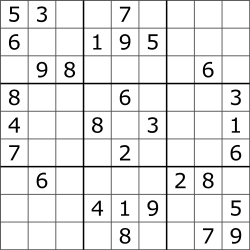
#> input picture MNIST Model/Sudoku_Puzzle_by_L2G-20050714_standardized_layout.svg.png, 250 x 250 px
$ python -i image_extraction.py   (imports and definitions only)
#> lines starting #> are read from the running program, lines starting #| are printed output that depends on the picture; after the words box and inside, x2 and y2 are one past the last pixel; in counts of white or black regions, pixels touching at a corner belong together
#> further down, picture is the input picture: shape (250, 250, 3); min 0, max 255, mean 231.5
import cv2
import numpy as np


def SplitImage(result_image):
    # Split the image into 9 rows
    rows = np.vsplit(result_image, 9)

    boxes = []

    for row in rows:
        # Ensure each row is divisible by 9
        row_height, _ = row.shape[:2]
        if row_height % 9 != 0:
            # Trim the row to make it divisible
            trimmed_height = (row_height // 9) * 9
            row = row[:trimmed_height, :]

        # Split each row into 9 columns
        cols = np.hsplit(row, 9)

        for col in cols:
            boxes.append(col)

    return boxes


def process_image(frame):
    #frame to grayscale
    gray = cv2.cvtColor(frame, cv2.COLOR_BGR2GRAY)

    # thresholding
    _, thresholded = cv2.threshold(gray, 128, 255, cv2.THRESH_BINARY)
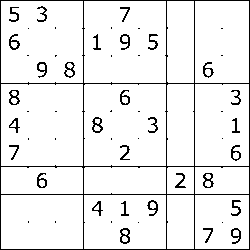
#> thresholded: shape (250, 250); 92.8% white; black in thin lines or dots

    # Just cleaning the image using dilate
    kernel = np.ones((5, 5), np.uint8)
    dilated = cv2.dilate(thresholded, kernel, iterations=2)
#> dilated: shape (250, 250); every value is 255

    # Find contours
    contours, _ = cv2.findContours(dilated, cv2.RETR_EXTERNAL, cv2.CHAIN_APPROX_SIMPLE)
#> contours = [[[0, 0], [0, 249], [249, 249], [249, 0]]]

    # I need the largest area so finding the max contours
    largest_contour = max(contours, key=cv2.contourArea)
#> largest_contour = [[0, 0], [0, 249], [249, 249], [249, 0]]
    epsilon = 0.02 * cv2.arcLength(largest_contour, True)
#> epsilon = 19.92
    corners = cv2.approxPolyDP(largest_contour, epsilon, True)
#> corners = [[0, 0], [0, 249], [249, 249], [249, 0]]

    #drawing contours in a blank image
    contour_image = np.zeros_like(frame)
    cv2.drawContours(contour_image, [corners], -1, (255, 255, 255), 2)
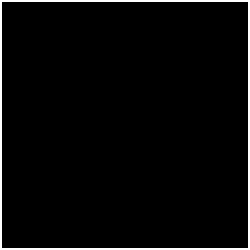
#> contour_image: shape (250, 250, 3); 3.2% white; 1 white region, box (x1, y1, x2, y2) and area: (0, 0, 250, 250) 1984


    #wrapping the sudoku into a new image
    pts1 = np.float32(corners)
#> pts1 = [[0, 0], [0, 249], [249, 249], [249, 0]]
    pts2 = np.float32([[0, 0], [0, 450], [450, 450], [450, 0]])
    matrix = cv2.getPerspectiveTransform(pts1, pts2)
#> matrix = [[1.81, 0, 0], [-2.28e-16, 1.81, 0], [-5.07e-19, 5.07e-19, 1]]
    result_image = cv2.warpPerspective(frame, matrix, (450, 450))
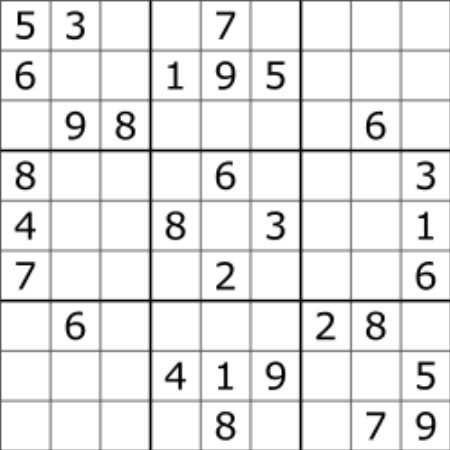
#> result_image: shape (450, 450, 3); min 0, max 255, mean 232.3

    # Display the processed images
    cv2.imshow('Original Image', frame)
    cv2.imshow('Processed Image', result_image)


    gray = cv2.cvtColor(result_image, cv2.COLOR_BGR2GRAY)
#> gray: shape (450, 450)

    blurred = cv2.GaussianBlur(gray, (5, 5), 0)
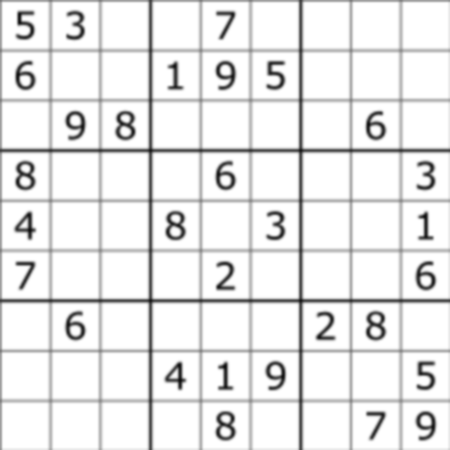
#> blurred: shape (450, 450); min 14, max 255, mean 232.5

    _, thresholded = cv2.threshold(blurred, 128, 255, cv2.THRESH_BINARY)
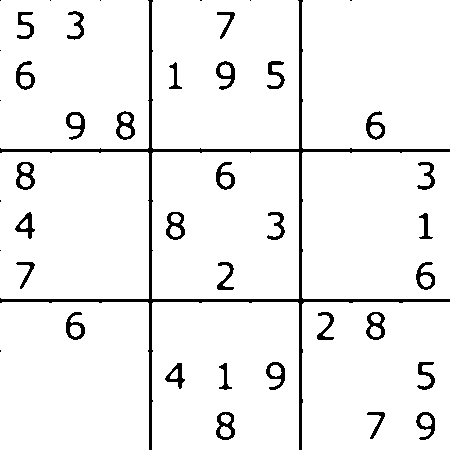
#> thresholded: shape (450, 450); 94.3% white; 42 black regions (11 under 20 px), largest, box (x1, y1, x2, y2) and area: (0, 0, 450, 450) 5459, (116, 111, 135, 140) 263, (16, 162, 35, 190) 263

    inverted = cv2.bitwise_not(thresholded)


    cv2.imshow('Processed Image after Additional Processing', inverted)


    boxes=SplitImage(result_image)
#> in SplitImage, `rows = np.vsplit(result_image, 9)`: rows = 9 items
#> the loop in SplitImage, `for row in rows:` made 9 passes
#> pass 1, in SplitImage, `row = row[:trimmed_height, :]`:
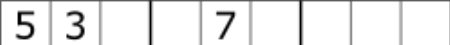
#> row: shape (45, 450, 3); min 0, max 255, mean 235.6
#> pass 3, in SplitImage, `row = row[:trimmed_height, :]`:
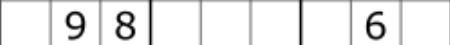
#> row: shape (45, 450, 3); min 0, max 255, mean 234.8
#> after the loop in SplitImage, `for row in rows:`: boxes = 81 items
#> boxes = 81 items
    print(len(boxes))
#| 81


# Open the camera
# [15 lines not run here, left out]

>>> import cv2
>>> picture = cv2.imread('Sudoku_Puzzle_by_L2G-20050714_standardized_layout.svg.png')
>>> result = process_image(picture)
